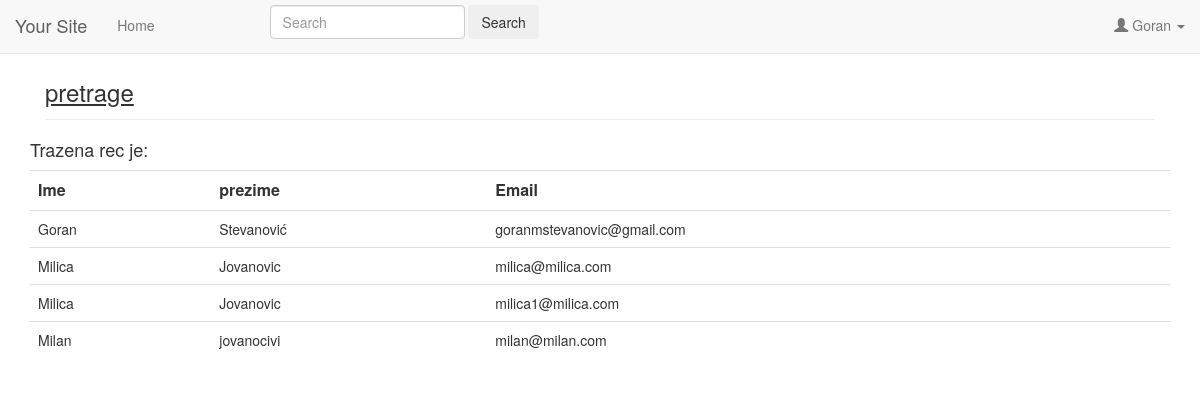
The app's page /pretrage.php (signed in) with its own data.
### tables this page shows
CREATE TABLE `users` (
  `id` int(11) NOT NULL,
  `firstname` varchar(32) NOT NULL,
  `lastname` varchar(32) NOT NULL,
  `email` varchar(64) NOT NULL,
  `password` varchar(512) NOT NULL,
  `access_level` varchar(16) NOT NULL,
  `access_code` text DEFAULT NULL,
  `status` int(11) NOT NULL COMMENT '0=pending,1=confirmed',
  `created` datetime NOT NULL,
  `modified` timestamp NOT NULL DEFAULT current_timestamp() ON UPDATE current_timestamp()
);

### objects/user.php (called while the page is built, shortened)
<?php
class user
{
    private $conn;
    private $table_name = "users";
    public function __construct($db){
        $this->conn = $db;
    }
    public function search ($rec){
       $query=" SELECT
                    *
                FROM
                    " . $this->table_name . "
                WHERE
				`firstname` LIKE '%$rec%' or `lastname` LIKE '%$rec%' or `email` LIKE '%$rec%'
				";
        $stmt = $this->conn->prepare( $query );
        $stmt->execute();
        return $stmt;
    }
}

### pretrage.php (the view, shortened to what this page needs)
<?php
include_once "layout_head.php";
    include_once "objects/user.php";
    $database = new Database();
    $db = $database->getConnection();
    $user = new User($db); ?>
    <h4>Trazena rec je: <?=$rec ?></h4>
    <table class='tabel table bordered'>
    <tr>
    <th>Ime</th><th>prezime</th><th>Email</th>
    </tr>
    <?php
    $stmt_user = $user->search($rec);
    while($row_user = $stmt_user->fetch(PDO::FETCH_ASSOC)){?>
        <tr>
        <td>
        <?=$row_user['firstname']  ?>
        </td>
        <td>
        <?=$row_user['lastname']  ?>
        </td>
        <td>
        <?=$row_user['email']  ?>
        </td>
        </tr>
    <?php
    }
    ?>
   </table>
<?php
include_once "layout_foot.php";

### config/core.php (style rules this page uses)
td { font-size: 14px }

### records on screen
users: firstname "Goran", lastname "Stevanović", email "goranmstevanovic@gmail.com"
users: firstname "Milica", lastname "Jovanovic", email "milica@milica.com"
users: firstname "Milica", lastname "Jovanovic", email "milica1@milica.com"
users: firstname "Milan", lastname "jovanocivi", email "milan@milan.com"

### other values on screen
$_SESSION['firstname'] "Goran"
$page_title "pretrage"
